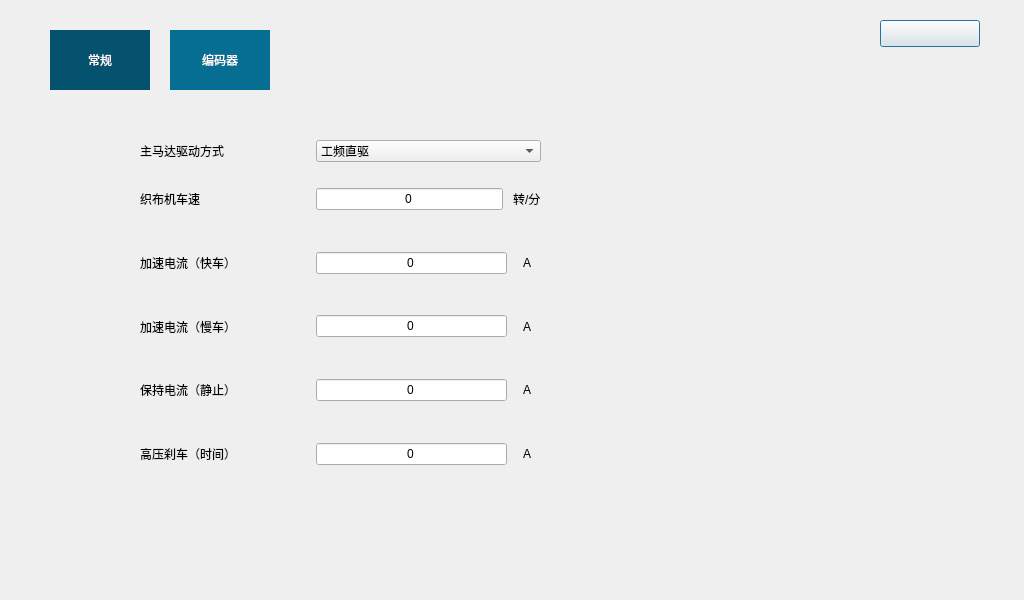
<?xml version="1.0" encoding="UTF-8"?>
<ui version="4.0">
 <class>CCSD03</class>
 <widget class="QDialog" name="CCSD03">
  <property name="geometry">
   <rect>
    <x>0</x>
    <y>0</y>
    <width>1024</width>
    <height>600</height>
   </rect>
  </property>
  <property name="windowTitle">
   <string>Dialog</string>
  </property>
  <widget class="QPushButton" name="pb_back">
   <property name="geometry">
    <rect>
     <x>880</x>
     <y>20</y>
     <width>100</width>
     <height>27</height>
    </rect>
   </property>
   <property name="text">
    <string/>
   </property>
  </widget>
  <widget class="QTabWidget" name="tabWidget">
   <property name="geometry">
    <rect>
     <x>50</x>
     <y>30</y>
     <width>821</width>
     <height>541</height>
    </rect>
   </property>
   <property name="styleSheet">
    <string notr="true">QTabBar::tab{height:60px;min-width:100px;margin-right:20px;}
QTabWidget::pane{
	border:none;
}
QTabBar::tab{background-color:#066d93;color:white}
QTabBar::tab::selected{background-color:#05526e;color:white}</string>
   </property>
   <property name="currentIndex">
    <number>0</number>
   </property>
   <widget class="QWidget" name="tab">
    <attribute name="title">
     <string>常规</string>
    </attribute>
    <widget class="QWidget" name="widget" native="true">
     <property name="geometry">
      <rect>
       <x>90</x>
       <y>50</y>
       <width>401</width>
       <height>341</height>
      </rect>
     </property>
     <layout class="QGridLayout" name="gridLayout">
      <property name="leftMargin">
       <number>0</number>
      </property>
      <property name="topMargin">
       <number>0</number>
      </property>
      <property name="rightMargin">
       <number>0</number>
      </property>
      <property name="bottomMargin">
       <number>0</number>
      </property>
      <property name="horizontalSpacing">
       <number>80</number>
      </property>
      <property name="verticalSpacing">
       <number>10</number>
      </property>
      <item row="0" column="0">
       <widget class="QLabel" name="label">
        <property name="text">
         <string>主马达驱动方式</string>
        </property>
       </widget>
      </item>
      <item row="0" column="1">
       <widget class="QComboBox" name="comboBox">
        <item>
         <property name="text">
          <string>工频直驱</string>
         </property>
        </item>
       </widget>
      </item>
      <item row="1" column="0">
       <widget class="QLabel" name="label_2">
        <property name="text">
         <string>织布机车速</string>
        </property>
       </widget>
      </item>
      <item row="1" column="1">
       <widget class="QWidget" name="widget_2" native="true">
        <layout class="QHBoxLayout" name="horizontalLayout">
         <property name="spacing">
          <number>10</number>
         </property>
         <property name="leftMargin">
          <number>0</number>
         </property>
         <property name="topMargin">
          <number>0</number>
         </property>
         <property name="rightMargin">
          <number>0</number>
         </property>
         <property name="bottomMargin">
          <number>0</number>
         </property>
         <item>
          <widget class="QLineEdit" name="lineEdit">
           <property name="text">
            <string>0</string>
           </property>
           <property name="alignment">
            <set>Qt::AlignCenter</set>
           </property>
          </widget>
         </item>
         <item>
          <widget class="QLabel" name="label_7">
           <property name="text">
            <string>转/分</string>
           </property>
          </widget>
         </item>
        </layout>
       </widget>
      </item>
      <item row="2" column="0">
       <widget class="QLabel" name="label_3">
        <property name="text">
         <string>加速电流（快车）</string>
        </property>
       </widget>
      </item>
      <item row="2" column="1">
       <widget class="QWidget" name="widget_3" native="true">
        <layout class="QHBoxLayout" name="horizontalLayout_2">
         <property name="spacing">
          <number>10</number>
         </property>
         <property name="leftMargin">
          <number>0</number>
         </property>
         <property name="topMargin">
          <number>0</number>
         </property>
         <property name="rightMargin">
          <number>0</number>
         </property>
         <property name="bottomMargin">
          <number>0</number>
         </property>
         <item>
          <widget class="QLineEdit" name="lineEdit_2">
           <property name="text">
            <string>0</string>
           </property>
           <property name="alignment">
            <set>Qt::AlignCenter</set>
           </property>
          </widget>
         </item>
         <item>
          <widget class="QLabel" name="label_8">
           <property name="text">
            <string>  A   </string>
           </property>
          </widget>
         </item>
        </layout>
       </widget>
      </item>
      <item row="3" column="0">
       <widget class="QLabel" name="label_4">
        <property name="text">
         <string>加速电流（慢车）</string>
        </property>
       </widget>
      </item>
      <item row="3" column="1">
       <widget class="QWidget" name="widget_4" native="true">
        <layout class="QHBoxLayout" name="horizontalLayout_3">
         <property name="spacing">
          <number>10</number>
         </property>
         <property name="leftMargin">
          <number>0</number>
         </property>
         <property name="topMargin">
          <number>0</number>
         </property>
         <property name="rightMargin">
          <number>0</number>
         </property>
         <property name="bottomMargin">
          <number>0</number>
         </property>
         <item>
          <widget class="QLineEdit" name="lineEdit_3">
           <property name="text">
            <string>0</string>
           </property>
           <property name="alignment">
            <set>Qt::AlignCenter</set>
           </property>
          </widget>
         </item>
         <item>
          <widget class="QLabel" name="label_9">
           <property name="text">
            <string>  A   </string>
           </property>
          </widget>
         </item>
        </layout>
       </widget>
      </item>
      <item row="4" column="0">
       <widget class="QLabel" name="label_5">
        <property name="text">
         <string>保持电流（静止）</string>
        </property>
       </widget>
      </item>
      <item row="4" column="1">
       <widget class="QWidget" name="widget_5" native="true">
        <layout class="QHBoxLayout" name="horizontalLayout_4">
         <property name="spacing">
          <number>10</number>
         </property>
         <property name="leftMargin">
          <number>0</number>
         </property>
         <property name="topMargin">
          <number>0</number>
         </property>
         <property name="rightMargin">
          <number>0</number>
         </property>
         <property name="bottomMargin">
          <number>0</number>
         </property>
         <item>
          <widget class="QLineEdit" name="lineEdit_4">
           <property name="text">
            <string>0</string>
           </property>
           <property name="alignment">
            <set>Qt::AlignCenter</set>
           </property>
          </widget>
         </item>
         <item>
          <widget class="QLabel" name="label_10">
           <property name="text">
            <string>  A   </string>
           </property>
          </widget>
         </item>
        </layout>
       </widget>
      </item>
      <item row="5" column="0">
       <widget class="QLabel" name="label_6">
        <property name="text">
         <string>高压刹车（时间）</string>
        </property>
       </widget>
      </item>
      <item row="5" column="1">
       <widget class="QWidget" name="widget_6" native="true">
        <layout class="QHBoxLayout" name="horizontalLayout_5">
         <property name="spacing">
          <number>10</number>
         </property>
         <property name="leftMargin">
          <number>0</number>
         </property>
         <property name="topMargin">
          <number>0</number>
         </property>
         <property name="rightMargin">
          <number>0</number>
         </property>
         <property name="bottomMargin">
          <number>0</number>
         </property>
         <item>
          <widget class="QLineEdit" name="lineEdit_5">
           <property name="text">
            <string>0</string>
           </property>
           <property name="alignment">
            <set>Qt::AlignCenter</set>
           </property>
          </widget>
         </item>
         <item>
          <widget class="QLabel" name="label_11">
           <property name="text">
            <string>  A   </string>
           </property>
          </widget>
         </item>
        </layout>
       </widget>
      </item>
     </layout>
    </widget>
   </widget>
   <widget class="QWidget" name="tab_2">
    <attribute name="title">
     <string>编码器</string>
    </attribute>
    <widget class="QWidget" name="widget_7" native="true">
     <property name="geometry">
      <rect>
       <x>70</x>
       <y>170</y>
       <width>231</width>
       <height>141</height>
      </rect>
     </property>
     <layout class="QGridLayout" name="gridLayout_2">
      <property name="leftMargin">
       <number>0</number>
      </property>
      <property name="topMargin">
       <number>0</number>
      </property>
      <property name="rightMargin">
       <number>0</number>
      </property>
      <property name="bottomMargin">
       <number>0</number>
      </property>
      <property name="spacing">
       <number>10</number>
      </property>
      <item row="2" column="0">
       <widget class="QLabel" name="label_14">
        <property name="text">
         <string>跟随精度：</string>
        </property>
        <property name="alignment">
         <set>Qt::AlignCenter</set>
        </property>
       </widget>
      </item>
      <item row="0" column="0">
       <widget class="QLabel" name="label_12">
        <property name="text">
         <string>旋转方向：</string>
        </property>
        <property name="alignment">
         <set>Qt::AlignCenter</set>
        </property>
       </widget>
      </item>
      <item row="3" column="0">
       <widget class="QLabel" name="label_16">
        <property name="text">
         <string>总脉冲：</string>
        </property>
        <property name="alignment">
         <set>Qt::AlignCenter</set>
        </property>
       </widget>
      </item>
      <item row="3" column="1">
       <widget class="QLineEdit" name="lineEdit_13">
        <property name="text">
         <string>0</string>
        </property>
        <property name="alignment">
         <set>Qt::AlignCenter</set>
        </property>
       </widget>
      </item>
      <item row="0" column="1">
       <widget class="QComboBox" name="comboBox_2">
        <item>
         <property name="text">
          <string>顺时针</string>
         </property>
        </item>
        <item>
         <property name="text">
          <string>逆时针</string>
         </property>
        </item>
       </widget>
      </item>
      <item row="2" column="1">
       <widget class="QComboBox" name="comboBox_3">
        <item>
         <property name="text">
          <string>高</string>
         </property>
        </item>
        <item>
         <property name="text">
          <string>低</string>
         </property>
        </item>
       </widget>
      </item>
     </layout>
    </widget>
    <widget class="QWidget" name="widget1" native="true">
     <property name="geometry">
      <rect>
       <x>70</x>
       <y>60</y>
       <width>261</width>
       <height>45</height>
      </rect>
     </property>
     <layout class="QHBoxLayout" name="horizontalLayout_6" stretch="0,0">
      <property name="leftMargin">
       <number>0</number>
      </property>
      <property name="topMargin">
       <number>0</number>
      </property>
      <property name="rightMargin">
       <number>0</number>
      </property>
      <property name="bottomMargin">
       <number>0</number>
      </property>
      <item>
       <widget class="QLabel" name="label_19">
        <property name="text">
         <string>校正编码器</string>
        </property>
       </widget>
      </item>
      <item>
       <widget class="QDialogButtonBox" name="buttonBox">
        <property name="standardButtons">
         <set>QDialogButtonBox::NoButton</set>
        </property>
       </widget>
      </item>
     </layout>
    </widget>
    <widget class="QWidget" name="widget_8" native="true">
     <property name="geometry">
      <rect>
       <x>380</x>
       <y>180</y>
       <width>261</width>
       <height>141</height>
      </rect>
     </property>
     <layout class="QGridLayout" name="gridLayout_3">
      <property name="leftMargin">
       <number>0</number>
      </property>
      <property name="topMargin">
       <number>0</number>
      </property>
      <property name="rightMargin">
       <number>0</number>
      </property>
      <property name="bottomMargin">
       <number>0</number>
      </property>
      <property name="spacing">
       <number>10</number>
      </property>
      <item row="3" column="2">
       <widget class="QLineEdit" name="lineEdit_16">
        <property name="text">
         <string>0</string>
        </property>
        <property name="alignment">
         <set>Qt::AlignCenter</set>
        </property>
       </widget>
      </item>
      <item row="4" column="0">
       <widget class="QLabel" name="label_22">
        <property name="text">
         <string>当前角度：</string>
        </property>
        <property name="alignment">
         <set>Qt::AlignCenter</set>
        </property>
       </widget>
      </item>
      <item row="1" column="2">
       <widget class="QLineEdit" name="lineEdit_15">
        <property name="text">
         <string>0</string>
        </property>
        <property name="alignment">
         <set>Qt::AlignCenter</set>
        </property>
       </widget>
      </item>
      <item row="4" column="2">
       <widget class="QLineEdit" name="lineEdit_14">
        <property name="text">
         <string>0</string>
        </property>
        <property name="alignment">
         <set>Qt::AlignCenter</set>
        </property>
       </widget>
      </item>
      <item row="1" column="0">
       <widget class="QLabel" name="label_20">
        <property name="text">
         <string>机械角度：</string>
        </property>
        <property name="alignment">
         <set>Qt::AlignCenter</set>
        </property>
       </widget>
      </item>
      <item row="2" column="0">
       <widget class="QLabel" name="label_21">
        <property name="text">
         <string>开始校正：</string>
        </property>
        <property name="alignment">
         <set>Qt::AlignCenter</set>
        </property>
       </widget>
      </item>
      <item row="3" column="0">
       <widget class="QLabel" name="label_23">
        <property name="text">
         <string>当前脉冲：</string>
        </property>
        <property name="alignment">
         <set>Qt::AlignCenter</set>
        </property>
       </widget>
      </item>
     </layout>
    </widget>
   </widget>
  </widget>
 </widget>
 <resources/>
 <connections/>
</ui>
